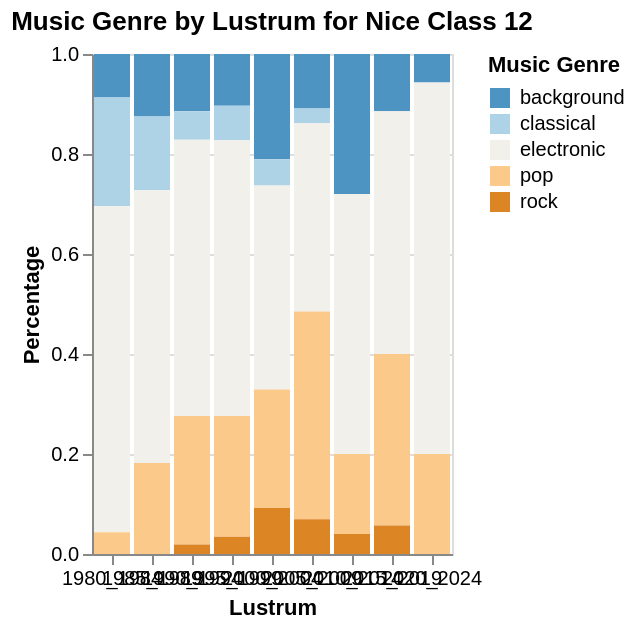

Vega-Lite specification stored for this chart:
### Vega-Lite specification from a JSON file in a GitHub repository (floating-point values rounded to 4 significant figures)
{"$schema": "https://vega.github.io/schema/vega-lite/v5.15.1.json", "config": {"view": {"continuousHeight": 300, "continuousWidth": 300}}, "data": {"name": "data-2aa42a3563406511c97c599cd667e0e7"}, "datasets": {"data-2aa42a3563406511c97c599cd667e0e7": [{"genre": "background", "lustrum": "1980_1984", "percentage": 0.08696}, {"genre": "background", "lustrum": "1985_1989", "percentage": 0.125}, {"genre": "background", "lustrum": "1990_1994", "percentage": 0.1143}, {"genre": "background", "lustrum": "1995_1999", "percentage": 0.1034}, {"genre": "background", "lustrum": "2000_2004", "percentage": 0.2105}, {"genre": "background", "lustrum": "2005_2009", "percentage": 0.1089}, {"genre": "background", "lustrum": "2010_2014", "percentage": 0.28}, {"genre": "background", "lustrum": "2015_2019", "percentage": 0.1143}, {"genre": "background", "lustrum": "2020_2024", "percentage": 0.05714}, {"genre": "classical", "lustrum": "1980_1984", "percentage": 0.2174}, {"genre": "classical", "lustrum": "1985_1989", "percentage": 0.1477}, {"genre": "classical", "lustrum": "1990_1994", "percentage": 0.05714}, {"genre": "classical", "lustrum": "1995_1999", "percentage": 0.06897}, {"genre": "classical", "lustrum": "2000_2004", "percentage": 0.05263}, {"genre": "classical", "lustrum": "2005_2009", "percentage": 0.0297}, {"genre": "classical", "lustrum": "2010_2014", "percentage": null}, {"genre": "classical", "lustrum": "2015_2019", "percentage": null}, {"genre": "classical", "lustrum": "2020_2024", "percentage": null}, {"genre": "electronic", "lustrum": "1980_1984", "percentage": 0.6522}, {"genre": "electronic", "lustrum": "1985_1989", "percentage": 0.5455}, {"genre": "electronic", "lustrum": "1990_1994", "percentage": 0.5524}, {"genre": "electronic", "lustrum": "1995_1999", "percentage": 0.5517}, {"genre": "electronic", "lustrum": "2000_2004", "percentage": 0.4079}, {"genre": "electronic", "lustrum": "2005_2009", "percentage": 0.3762}, {"genre": "electronic", "lustrum": "2010_2014", "percentage": 0.52}, {"genre": "electronic", "lustrum": "2015_2019", "percentage": 0.4857}, {"genre": "electronic", "lustrum": "2020_2024", "percentage": 0.7429}, {"genre": "pop", "lustrum": "1980_1984", "percentage": 0.04348}, {"genre": "pop", "lustrum": "1985_1989", "percentage": 0.1818}, {"genre": "pop", "lustrum": "1990_1994", "percentage": 0.2571}, {"genre": "pop", "lustrum": "1995_1999", "percentage": 0.2414}, {"genre": "pop", "lustrum": "2000_2004", "percentage": 0.2368}, {"genre": "pop", "lustrum": "2005_2009", "percentage": 0.4158}, {"genre": "pop", "lustrum": "2010_2014", "percentage": 0.16}, {"genre": "pop", "lustrum": "2015_2019", "percentage": 0.3429}, {"genre": "pop", "lustrum": "2020_2024", "percentage": 0.2}, {"genre": "rock", "lustrum": "1980_1984", "percentage": null}, {"genre": "rock", "lustrum": "1985_1989", "percentage": null}, {"genre": "rock", "lustrum": "1990_1994", "percentage": 0.01905}, {"genre": "rock", "lustrum": "1995_1999", "percentage": 0.03448}, {"genre": "rock", "lustrum": "2000_2004", "percentage": 0.09211}, {"genre": "rock", "lustrum": "2005_2009", "percentage": 0.06931}, {"genre": "rock", "lustrum": "2010_2014", "percentage": 0.04}, {"genre": "rock", "lustrum": "2015_2019", "percentage": 0.05714}, {"genre": "rock", "lustrum": "2020_2024", "percentage": null}]}, "encoding": {"color": {"field": "genre", "legend": {"title": "Music Genre"}, "scale": {"scheme": "blueorange", "type": "quantize"}, "type": "nominal"}, "tooltip": [{"field": "lustrum", "title": "Lustrum", "type": "nominal"}, {"field": "genre", "title": "Music Genre", "type": "nominal"}, {"field": "percentage", "format": ".2f", "title": "Percentage", "type": "quantitative"}], "x": {"axis": {"labelAngle": 0, "title": "Lustrum"}, "field": "lustrum", "type": "nominal"}, "y": {"field": "percentage", "scale": {"domain": [0, 1]}, "title": "Percentage", "type": "quantitative"}}, "height": 250, "mark": {"type": "bar"}, "title": "Music Genre by Lustrum for Nice Class 12", "width": "container"}
